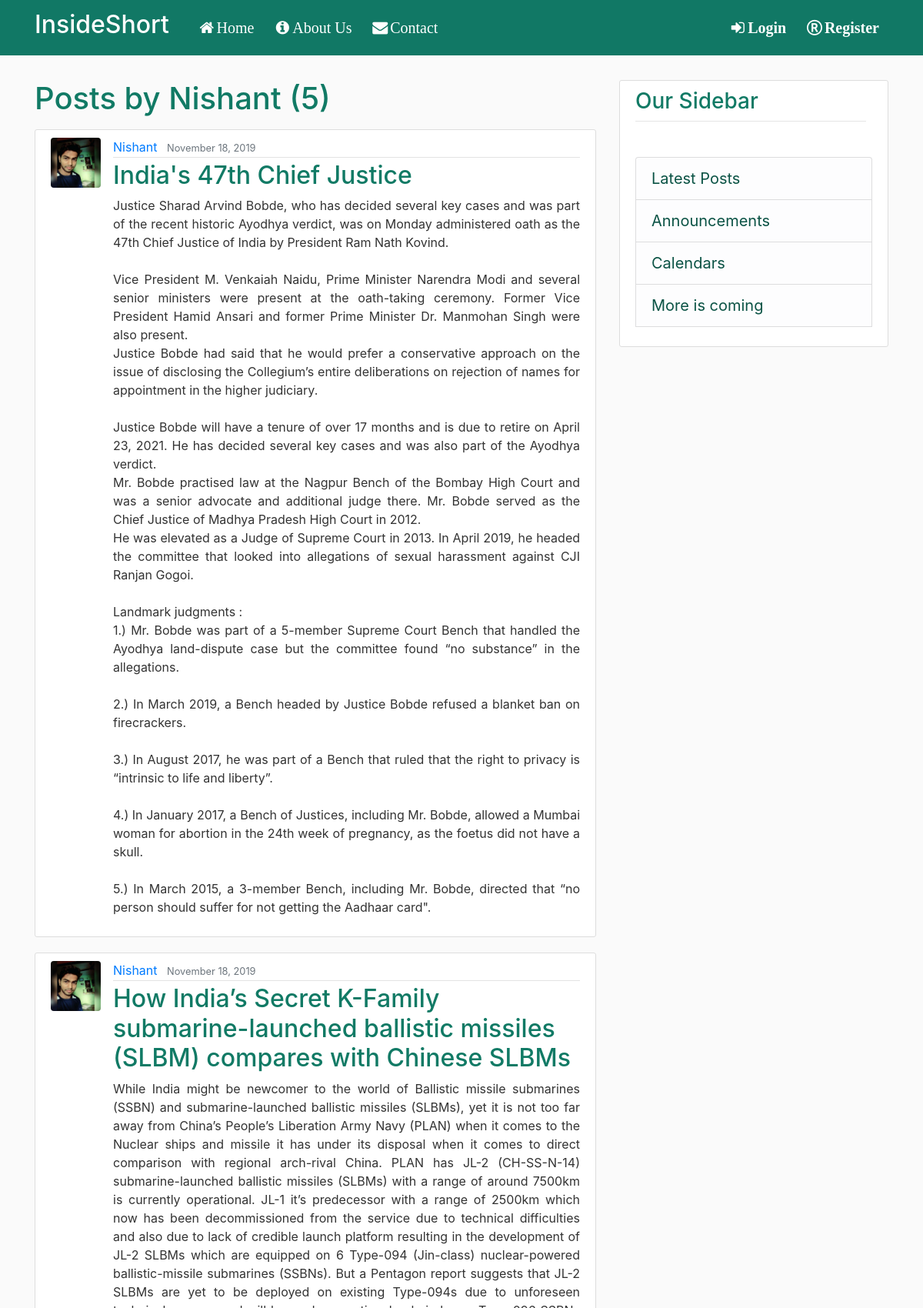
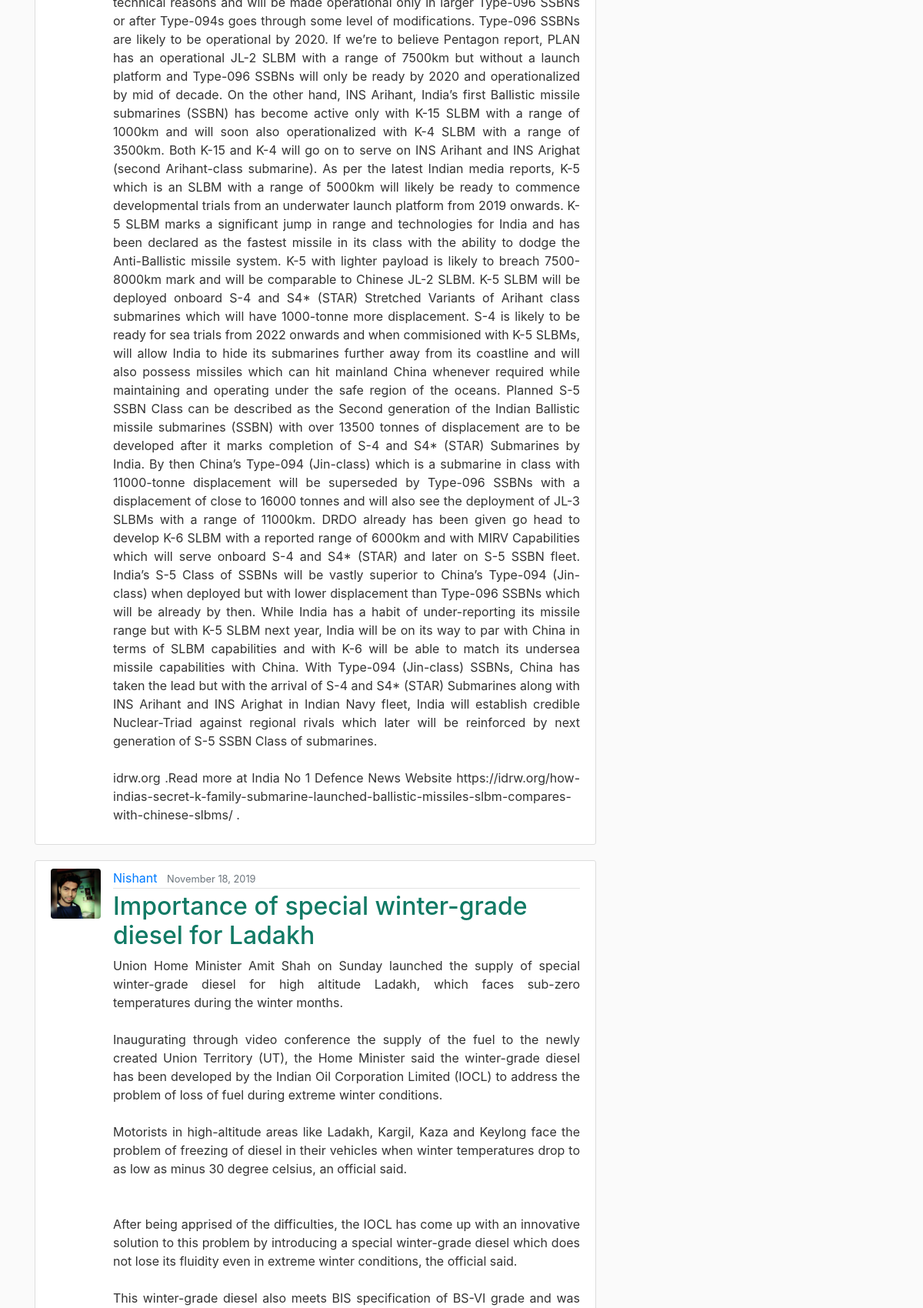
The page /user/Nishant (upper part) on the database its author committed (2 pictures, top to bottom).
### blog/models.py (models this page shows, shortened)
class Post(models.Model):
	title = models.CharField(max_length=100)
	content = models.TextField()
	date_posted =models.DateTimeField(default=timezone.now)
	author = models.ForeignKey(User, on_delete=models.CASCADE)

### users/models.py (models this page shows, shortened)
class Profile(models.Model):
	user = models.OneToOneField(User, on_delete=models.CASCADE)
	image = models.ImageField(default='default.jpg', upload_to='Profile_pics')

### blog/views.py (the view)
# urls.py: path('user/<str:username>', UserPostListView.as_view(), name='user-posts'),
class UserPostListView(ListView):
	model = Post
	template_name = 'blog/user_posts.html'  #<app>/<model>_<viewtype>.html
	context_object_name = 'posts'
	paginate_by = 3
	def get_queryset(self):
		user = get_object_or_404(User, username=self.kwargs.get('username'))
		return Post.objects.filter(author=user).order_by('-date_posted')

### blog/templates/blog/user_posts.html (shortened to what this page needs)
{% extends "blog/base.html" %}
{% block content %}
	<h1 class="mb-3">Posts by {{ view.kwargs.username }} ({{ page_obj.paginator.count }})</h1>
	{% for post in posts %}
		<article class="media content-section">
		  <img class="rounded circle article-img" src="{{ post.author.profile.image.url }}">
		  <div class="media-body">
		    <div class="article-metadata">
		      <a class="mr-2" href="{% url 'user-posts' post.author.username %}">{{ post.author }}</a>
		      <small class="text-muted">{{ post.date_posted|date:"F d, Y " }}</small>
		    </div>
		    <h2><a class="article-title" href="{% url 'post-detail' post.id %}">{{ post.title }}</a></h2>
		    <p class="article-content">{{ post.content }}</p>
		  </div>
		</article>
	{% endfor %}
{% endblock content %}

### blog/static/blog/main.css (style rules this page uses)
body { background: #fafafa; color: #333333; margin-top: 5rem; }
h1, h2, h3, h4, h5, h6 { color: #117A65; }
.content-section { background: #ffffff; padding: 10px 20px; border: 1px solid #dddddd; border-radius: 3px; margin-bottom: 20px; }
.article-title { color: #117A65; }
.article-content { white-space: pre-line; text-align: justify; }
.article-img { height: 65px; width: 65px; margin-right: 16px; }
.article-metadata { padding-bottom: 1px; margin-bottom: 4px; border-bottom: 1px solid #e3e3e3 }

### rows shown on the page
Post: author.profile.image (picture), author "Nishant", date_posted "November 18, 2019", title "India's 47th Chief Justice", content "Justice Sharad Arvind Bobde, who has decided several key cases and was part of the recent historic Ayodhya verdict, was on Monday administered oath as the 47th Chief Justice of India by President Ram Nath Kovind. Vice President M. Venkaiah Naidu, Prime Minister Narendra Modi and several senior ministers were present at the oath-taking ceremony. Former Vice President Hamid Ansari and former Prime Minister Dr. Manmohan Singh were also present. Justice Bobde had said that he would prefer a conservative approach on the issue of disclosing the Collegium’s entire deliberations on rejection of names for appointment in the higher judiciary. Justice Bobde will have a tenure of over 17 months and is…"
Post: author.profile.image (picture), author "Nishant", date_posted "November 18, 2019", title "How India’s Secret K-Family submarine-launched ballistic missiles (SLBM) compares with Chinese SLBMs", content "While India might be newcomer to the world of Ballistic missile submarines (SSBN) and submarine-launched ballistic missiles (SLBMs), yet it is not too far away from China’s People’s Liberation Army Navy (PLAN) when it comes to the Nuclear ships and missile it has under its disposal when it comes to direct comparison with regional arch-rival China. PLAN has JL-2 (CH-SS-N-14) submarine-launched ballistic missiles (SLBMs) with a range of around 7500km is currently operational. JL-1 it’s predecessor with a range of 2500km which now has been decommissioned from the service due to technical difficulties and also due to lack of credible launch platform resulting in the development of JL-2 SLBMs…"
Post: author.profile.image (picture), author "Nishant", date_posted "November 18, 2019", title "Importance of special winter-grade diesel for Ladakh"

### other values the page prints
{{ view.kwargs.username }} "Nishant"
{{ page_obj.paginator.count }} "5"
